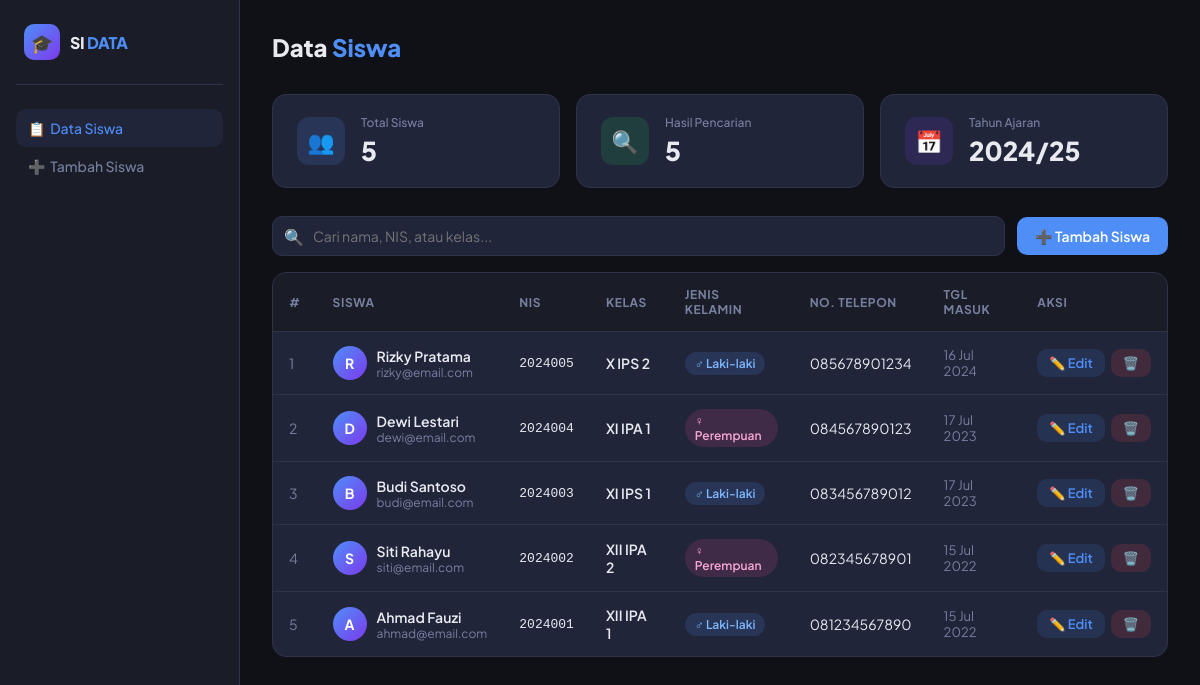
The page / on the database its author committed.
### tables this page shows
CREATE TABLE IF NOT EXISTS siswa (
    id              INT AUTO_INCREMENT PRIMARY KEY,
    nis             VARCHAR(20)  NOT NULL UNIQUE,
    nama            VARCHAR(100) NOT NULL,
    jenis_kelamin   ENUM('Laki-laki','Perempuan') NOT NULL,
    kelas           VARCHAR(20)  NOT NULL,
    alamat          TEXT,
    no_telepon      VARCHAR(20),
    email           VARCHAR(100),
    tanggal_masuk   DATE,
    created_at      TIMESTAMP DEFAULT CURRENT_TIMESTAMP
);

### Siswa.php (called while the page is built, shortened)
<?php
require_once __DIR__ . '/../config/Database.php';
class Siswa {
    private $conn;
    private $table = 'siswa';
    public function __construct() {
        $db = new Database();
        $this->conn = $db->connect();
    }
    public function getAll($search = '') {
        if ($search) {
            $search = '%' . $this->conn->real_escape_string($search) . '%';
            $sql = "SELECT * FROM {$this->table}
                    WHERE nama LIKE '{$search}'
                       OR nis  LIKE '{$search}'
                       OR kelas LIKE '{$search}'
                    ORDER BY id DESC";
        } else {
            $sql = "SELECT * FROM {$this->table} ORDER BY id DESC";
        }
        $result = $this->conn->query($sql);
        return $result;
    }
    public function count() {
        $sql    = "SELECT COUNT(*) as total FROM {$this->table}";
        $result = $this->conn->query($sql);
        $row    = $result->fetch_assoc();
        return $row['total'];
    }
}

### Database.php (called while the page is built, shortened)
<?php
class Database {
    private $host     = 'localhost';
    private $db_name  = 'db_siswa';
    private $username = 'root';
    private $password = '';
    public function connect() {
        $this->conn = null;
        try {
            $this->conn = new mysqli(
                $this->host,
                $this->username,
                $this->password,
                $this->db_name
            );
            $this->conn->set_charset('utf8mb4');
        } catch (Exception $e) {
            echo '<div class="alert alert-danger">Error: ' . $e->getMessage() . '</div>';
        }
        return $this->conn;
    }
}

### index.php (the view, shortened to what this page needs)
<?php
require_once __DIR__ . '/classes/Siswa.php';
$siswaObj = new Siswa();
$search  = isset($_GET['search']) ? trim($_GET['search']) : '';
$result  = $siswaObj->getAll($search);
$total   = $siswaObj->count();
?>
<!DOCTYPE html>
<html lang="id">
<head>
</head>
<body>
<aside class="sidebar">
  <div class="sidebar-logo">
    <div class="logo-icon">🎓</div>
    <div class="logo-text">SI <span>DATA</span></div>
  </div>
  <a href="index.php" class="nav-item active">📋 &nbsp;Data Siswa</a>
  <a href="pages/tambah.php" class="nav-item">➕ &nbsp;Tambah Siswa</a>
</aside>
<main class="main">
  <div class="topbar">
    <div class="page-title">Data <span>Siswa</span></div>
  </div>
  <div class="stats">
    <div class="stat-card">
      <div class="stat-icon blue">👥</div>
      <div>
        <div class="stat-label">Total Siswa</div>
        <div class="stat-value"><?= $total ?></div>
      </div>
    </div>
    <div class="stat-card">
      <div class="stat-icon green">🔍</div>
      <div>
        <div class="stat-label">Hasil Pencarian</div>
        <div class="stat-value"><?= $result ? $result->num_rows : 0 ?></div>
      </div>
    </div>
    <div class="stat-card">
      <div class="stat-icon purple">📅</div>
      <div>
        <div class="stat-label">Tahun Ajaran</div>
        <div class="stat-value">2024/25</div>
      </div>
    </div>
  </div>
  <div class="toolbar">
    <form method="GET" class="search-wrap">
      <span class="ico">🔍</span>
      <input type="text" name="search" placeholder="Cari nama, NIS, atau kelas..."
             value="<?= htmlspecialchars($search) ?>">
    </form>
    <a href="pages/tambah.php" class="btn btn-primary">➕ Tambah Siswa</a>
  </div>
  <div class="table-wrap">
    <table>
      <thead>
        <tr>
          <th>#</th>
          <th>Siswa</th>
          <th>NIS</th>
          <th>Kelas</th>
          <th>Jenis Kelamin</th>
          <th>No. Telepon</th>
          <th>Tgl Masuk</th>
          <th>Aksi</th>
        </tr>
      </thead>
      <tbody>
        <?php if ($result && $result->num_rows > 0):
              $no = 1;
              while ($row = $result->fetch_assoc()):
                $inisial = strtoupper(substr($row['nama'], 0, 1));
        ?>
        <tr>
          <td style="color:var(--muted)"><?= $no++ ?></td>
          <td>
            <div class="cell-nama">
              <div class="avatar"><?= $inisial ?></div>
              <div>
                <div style="font-weight:600"><?= htmlspecialchars($row['nama']) ?></div>
                <div style="font-size:12px;color:var(--muted)"><?= htmlspecialchars($row['email']) ?></div>
              </div>
            </div>
          </td>
          <td style="font-family:monospace;font-size:13px"><?= htmlspecialchars($row['nis']) ?></td>
          <td><span style="font-weight:600"><?= htmlspecialchars($row['kelas']) ?></span></td>
          <td>
            <?php if ($row['jenis_kelamin'] === 'Laki-laki'): ?>
              <span class="badge badge-laki">♂ Laki-laki</span>
            <?php else: ?>
              <span class="badge badge-perempuan">♀ Perempuan</span>
            <?php endif; ?>
          </td>
          <td><?= htmlspecialchars($row['no_telepon'] ?: '-') ?></td>
          <td style="color:var(--muted);font-size:13px">
            <?= $row['tanggal_masuk'] ? date('d M Y', strtotime($row['tanggal_masuk'])) : '-' ?>
          </td>
          <td>
            <div class="td-actions">
              <a href="pages/edit.php?id=<?= $row['id'] ?>" class="btn btn-edit btn-sm">✏️ Edit</a>
              <a href="index.php?hapus=<?= $row['id'] ?>"
                 class="btn btn-danger btn-sm"
                 onclick="return confirm('Hapus data <?= htmlspecialchars($row['nama']) ?>?')">🗑️</a>
            </div>
          </td>
        </tr>
        <?php endwhile; endif; ?>
      </tbody>
    </table>
  </div>
</main>
</body>
</html>

### rows shown on the page
siswa: nama "R", nama "Rizky Pratama", email "rizky@email.com", nis "2024005", kelas "X IPS 2", jenis_kelamin "♂ Laki-laki", no_telepon "085678901234", tanggal_masuk "16 Jul 2024"
siswa: nama "D", nama "Dewi Lestari", email "dewi@email.com", nis "2024004", kelas "XI IPA 1", jenis_kelamin "♀ Perempuan", no_telepon "084567890123", tanggal_masuk "17 Jul 2023"
siswa: nama "B", nama "Budi Santoso", email "budi@email.com", nis "2024003", kelas "XI IPS 1", jenis_kelamin "♂ Laki-laki", no_telepon "083456789012", tanggal_masuk "17 Jul 2023"
siswa: nama "S", nama "Siti Rahayu", email "siti@email.com", nis "2024002", kelas "XII IPA 2", jenis_kelamin "♀ Perempuan", no_telepon "082345678901", tanggal_masuk "15 Jul 2022"
siswa: nama "A", nama "Ahmad Fauzi", email "ahmad@email.com", nis "2024001", kelas "XII IPA 1", jenis_kelamin "♂ Laki-laki", no_telepon "081234567890", tanggal_masuk "15 Jul 2022"

### other values the page prints
$total "5"
$result->num_rows "5"
